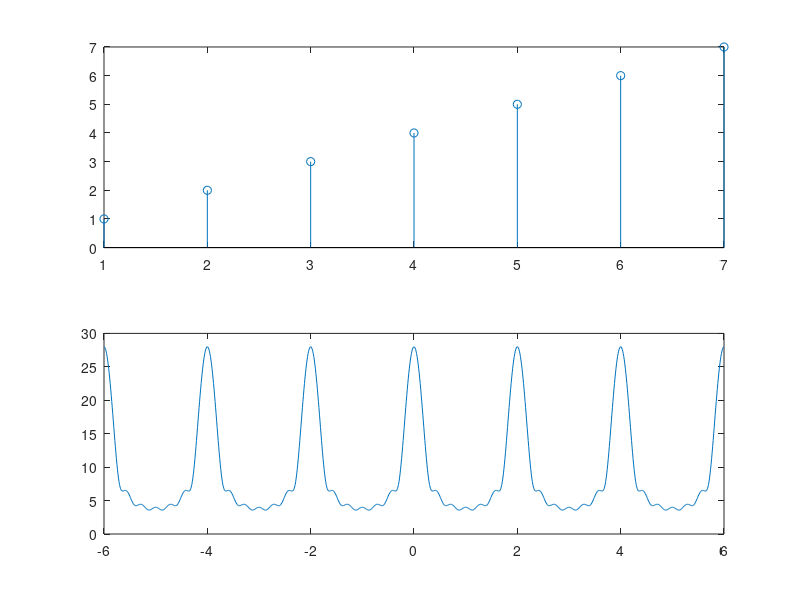

The MATLAB script that drew this image:
clc
clear all
close all
omega=-6*pi:0.01*pi:6*pi;
n=0:1:7;

x_n=[1 2 3 4 5 6 7];

for ii=1:length(omega)
    for iii=1:length(x_n)
        temp1(iii)=x_n(iii)*exp(-1j*omega(ii)*(iii-1));
    end
    X_omega(ii)=sum(temp1);
end
subplot(2,1,1), stem(x_n);
subplot(2,1,2), plot(omega/pi, abs(X_omega))

